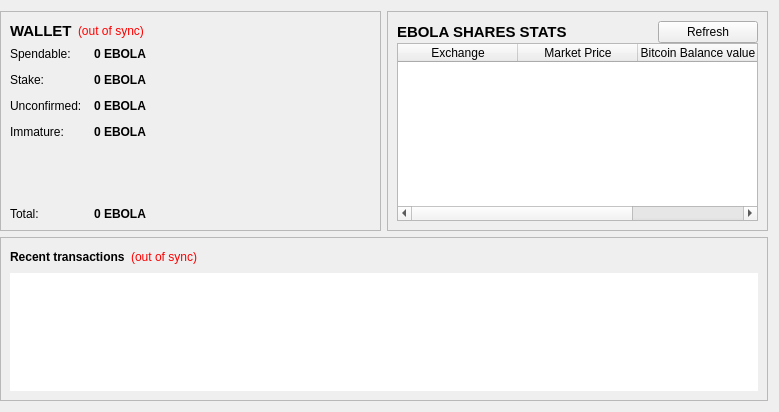
<?xml version="1.0" encoding="UTF-8"?>
<ui version="4.0">
 <class>OverviewPage</class>
 <widget class="QWidget" name="OverviewPage">
  <property name="geometry">
   <rect>
    <x>0</x>
    <y>0</y>
    <width>779</width>
    <height>412</height>
   </rect>
  </property>
  <property name="windowTitle">
   <string>Form</string>
  </property>
  <layout class="QGridLayout" name="gridLayout">
   <property name="leftMargin">
    <number>0</number>
   </property>
   <item row="0" column="0">
    <widget class="QFrame" name="walletContainer">
     <property name="sizePolicy">
      <sizepolicy hsizetype="Preferred" vsizetype="Maximum">
       <horstretch>0</horstretch>
       <verstretch>0</verstretch>
      </sizepolicy>
     </property>
     <property name="maximumSize">
      <size>
       <width>16777215</width>
       <height>220</height>
      </size>
     </property>
     <property name="frameShape">
      <enum>QFrame::StyledPanel</enum>
     </property>
     <property name="frameShadow">
      <enum>QFrame::Raised</enum>
     </property>
     <layout class="QVBoxLayout" name="verticalLayout_4">
      <item>
       <layout class="QHBoxLayout" name="walletHeader">
        <item>
         <widget class="QLabel" name="label_5">
          <property name="font">
           <font>
            <pointsize>11</pointsize>
            <weight>75</weight>
            <bold>true</bold>
           </font>
          </property>
          <property name="styleSheet">
           <string notr="true">background-color: transparent;</string>
          </property>
          <property name="text">
           <string>WALLET</string>
          </property>
         </widget>
        </item>
        <item>
         <widget class="QLabel" name="labelWalletStatus">
          <property name="toolTip">
           <string>The displayed information may be out of date. Your wallet automatically synchronizes with the ebolashares network after a connection is established, but this process has not completed yet.</string>
          </property>
          <property name="styleSheet">
           <string notr="true">QLabel { color: red;Background-color:transparent }</string>
          </property>
          <property name="text">
           <string notr="true">(out of sync)</string>
          </property>
          <property name="alignment">
           <set>Qt::AlignLeading|Qt::AlignLeft|Qt::AlignVCenter</set>
          </property>
         </widget>
        </item>
        <item>
         <spacer name="horizontalSpacer_2">
          <property name="orientation">
           <enum>Qt::Horizontal</enum>
          </property>
          <property name="sizeHint" stdset="0">
           <size>
            <width>40</width>
            <height>20</height>
           </size>
          </property>
         </spacer>
        </item>
       </layout>
      </item>
      <item>
       <layout class="QFormLayout" name="walletStatus">
        <property name="fieldGrowthPolicy">
         <enum>QFormLayout::AllNonFixedFieldsGrow</enum>
        </property>
        <property name="horizontalSpacing">
         <number>12</number>
        </property>
        <property name="verticalSpacing">
         <number>12</number>
        </property>
        <item row="0" column="0">
         <widget class="QLabel" name="label">
          <property name="styleSheet">
           <string notr="true">background-color: transparent;</string>
          </property>
          <property name="text">
           <string>Spendable:</string>
          </property>
         </widget>
        </item>
        <item row="0" column="1">
         <widget class="QLabel" name="labelBalance">
          <property name="font">
           <font>
            <weight>75</weight>
            <bold>true</bold>
           </font>
          </property>
          <property name="cursor">
           <cursorShape>IBeamCursor</cursorShape>
          </property>
          <property name="toolTip">
           <string>Your current spendable balance</string>
          </property>
          <property name="styleSheet">
           <string notr="true"/>
          </property>
          <property name="text">
           <string notr="true">0 EBOLA</string>
          </property>
          <property name="textInteractionFlags">
           <set>Qt::LinksAccessibleByMouse|Qt::TextSelectableByKeyboard|Qt::TextSelectableByMouse</set>
          </property>
         </widget>
        </item>
        <item row="1" column="0">
         <widget class="QLabel" name="label_6">
          <property name="styleSheet">
           <string notr="true">background-color: transparent;</string>
          </property>
          <property name="text">
           <string>Stake:</string>
          </property>
         </widget>
        </item>
        <item row="1" column="1">
         <widget class="QLabel" name="labelStake">
          <property name="font">
           <font>
            <weight>75</weight>
            <bold>true</bold>
           </font>
          </property>
          <property name="cursor">
           <cursorShape>IBeamCursor</cursorShape>
          </property>
          <property name="toolTip">
           <string>Total of coins that was staked, and do not yet count toward the current balance</string>
          </property>
          <property name="text">
           <string notr="true">0 EBOLA</string>
          </property>
          <property name="textInteractionFlags">
           <set>Qt::LinksAccessibleByMouse|Qt::TextSelectableByKeyboard|Qt::TextSelectableByMouse</set>
          </property>
         </widget>
        </item>
        <item row="2" column="0">
         <widget class="QLabel" name="label_3">
          <property name="styleSheet">
           <string notr="true">background-color: transparent;</string>
          </property>
          <property name="text">
           <string>Unconfirmed:</string>
          </property>
         </widget>
        </item>
        <item row="2" column="1">
         <widget class="QLabel" name="labelUnconfirmed">
          <property name="font">
           <font>
            <weight>75</weight>
            <bold>true</bold>
           </font>
          </property>
          <property name="cursor">
           <cursorShape>IBeamCursor</cursorShape>
          </property>
          <property name="toolTip">
           <string>Total of transactions that have yet to be confirmed, and do not yet count toward the current balance</string>
          </property>
          <property name="text">
           <string notr="true">0 EBOLA</string>
          </property>
          <property name="textInteractionFlags">
           <set>Qt::LinksAccessibleByMouse|Qt::TextSelectableByKeyboard|Qt::TextSelectableByMouse</set>
          </property>
         </widget>
        </item>
        <item row="3" column="0">
         <widget class="QLabel" name="labelImmatureText">
          <property name="styleSheet">
           <string notr="true">background-color: transparent;</string>
          </property>
          <property name="text">
           <string>Immature:</string>
          </property>
         </widget>
        </item>
        <item row="3" column="1">
         <widget class="QLabel" name="labelImmature">
          <property name="font">
           <font>
            <weight>75</weight>
            <bold>true</bold>
           </font>
          </property>
          <property name="toolTip">
           <string>Mined balance that has not yet matured</string>
          </property>
          <property name="text">
           <string notr="true">0 EBOLA</string>
          </property>
          <property name="textInteractionFlags">
           <set>Qt::LinksAccessibleByMouse|Qt::TextSelectableByKeyboard|Qt::TextSelectableByMouse</set>
          </property>
         </widget>
        </item>
        <item row="4" column="0">
         <spacer name="verticalSpacer">
          <property name="orientation">
           <enum>Qt::Vertical</enum>
          </property>
          <property name="sizeHint" stdset="0">
           <size>
            <width>20</width>
            <height>40</height>
           </size>
          </property>
         </spacer>
        </item>
        <item row="4" column="1">
         <spacer name="verticalSpacer_2">
          <property name="orientation">
           <enum>Qt::Vertical</enum>
          </property>
          <property name="sizeHint" stdset="0">
           <size>
            <width>20</width>
            <height>40</height>
           </size>
          </property>
         </spacer>
        </item>
        <item row="5" column="0">
         <widget class="QLabel" name="labelTotalText">
          <property name="styleSheet">
           <string notr="true">background-color: transparent;</string>
          </property>
          <property name="text">
           <string>Total:</string>
          </property>
         </widget>
        </item>
        <item row="5" column="1">
         <widget class="QLabel" name="labelTotal">
          <property name="font">
           <font>
            <weight>75</weight>
            <bold>true</bold>
           </font>
          </property>
          <property name="cursor">
           <cursorShape>IBeamCursor</cursorShape>
          </property>
          <property name="toolTip">
           <string>Your current total balance</string>
          </property>
          <property name="text">
           <string notr="true">0 EBOLA</string>
          </property>
          <property name="textInteractionFlags">
           <set>Qt::LinksAccessibleByMouse|Qt::TextSelectableByKeyboard|Qt::TextSelectableByMouse</set>
          </property>
         </widget>
        </item>
       </layout>
      </item>
     </layout>
    </widget>
   </item>
   <item row="0" column="1">
    <widget class="QFrame" name="hashTokenStatusContainer">
     <property name="sizePolicy">
      <sizepolicy hsizetype="Preferred" vsizetype="Fixed">
       <horstretch>0</horstretch>
       <verstretch>0</verstretch>
      </sizepolicy>
     </property>
     <property name="maximumSize">
      <size>
       <width>16777215</width>
       <height>220</height>
      </size>
     </property>
     <property name="frameShape">
      <enum>QFrame::StyledPanel</enum>
     </property>
     <property name="frameShadow">
      <enum>QFrame::Raised</enum>
     </property>
     <layout class="QVBoxLayout" name="verticalLayout_2">
      <property name="spacing">
       <number>0</number>
      </property>
      <item>
       <layout class="QHBoxLayout" name="hashTokenStatusHeader">
        <item>
         <widget class="QLabel" name="label_7">
          <property name="font">
           <font>
            <pointsize>11</pointsize>
            <weight>75</weight>
            <bold>true</bold>
           </font>
          </property>
          <property name="styleSheet">
           <string notr="true">background-color: transparent;</string>
          </property>
          <property name="text">
           <string>EBOLA SHARES STATS</string>
          </property>
          <property name="indent">
           <number>0</number>
          </property>
         </widget>
        </item>
        <item>
         <spacer name="horizontalSpacer_3">
          <property name="orientation">
           <enum>Qt::Horizontal</enum>
          </property>
          <property name="sizeHint" stdset="0">
           <size>
            <width>40</width>
            <height>20</height>
           </size>
          </property>
         </spacer>
        </item>
        <item>
         <widget class="QPushButton" name="btnRefreshMarket">
          <property name="sizePolicy">
           <sizepolicy hsizetype="Minimum" vsizetype="Maximum">
            <horstretch>0</horstretch>
            <verstretch>0</verstretch>
           </sizepolicy>
          </property>
          <property name="minimumSize">
           <size>
            <width>100</width>
            <height>0</height>
           </size>
          </property>
          <property name="text">
           <string>Refresh</string>
          </property>
         </widget>
        </item>
       </layout>
      </item>
      <item>
       <widget class="QTableWidget" name="marketsView">
        <property name="editTriggers">
         <set>QAbstractItemView::NoEditTriggers</set>
        </property>
        <property name="selectionMode">
         <enum>QAbstractItemView::SingleSelection</enum>
        </property>
        <property name="selectionBehavior">
         <enum>QAbstractItemView::SelectRows</enum>
        </property>
        <property name="showGrid">
         <bool>false</bool>
        </property>
        <property name="gridStyle">
         <enum>Qt::NoPen</enum>
        </property>
        <attribute name="horizontalHeaderDefaultSectionSize">
         <number>120</number>
        </attribute>
        <attribute name="horizontalHeaderHighlightSections">
         <bool>false</bool>
        </attribute>
        <attribute name="horizontalHeaderStretchLastSection">
         <bool>true</bool>
        </attribute>
        <attribute name="verticalHeaderVisible">
         <bool>false</bool>
        </attribute>
        <column>
         <property name="text">
          <string>Exchange</string>
         </property>
        </column>
        <column>
         <property name="text">
          <string>Market Price</string>
         </property>
        </column>
        <column>
         <property name="text">
          <string>Bitcoin Balance value</string>
         </property>
        </column>
       </widget>
      </item>
     </layout>
    </widget>
   </item>
   <item row="1" column="0" colspan="2">
    <widget class="QFrame" name="transactionContainer">
     <property name="frameShape">
      <enum>QFrame::StyledPanel</enum>
     </property>
     <property name="frameShadow">
      <enum>QFrame::Raised</enum>
     </property>
     <layout class="QVBoxLayout" name="verticalLayout">
      <item>
       <layout class="QHBoxLayout" name="recentTransactionsHeader">
        <item>
         <widget class="QLabel" name="label_4">
          <property name="styleSheet">
           <string notr="true">background-color: transparent;</string>
          </property>
          <property name="text">
           <string>&lt;b&gt;Recent transactions&lt;/b&gt;</string>
          </property>
         </widget>
        </item>
        <item>
         <widget class="QLabel" name="labelTransactionsStatus">
          <property name="toolTip">
           <string>The displayed information may be out of date. Your wallet automatically synchronizes with the ebolashares network after a connection is established, but this process has not completed yet.</string>
          </property>
          <property name="styleSheet">
           <string notr="true">QLabel { color: red;Background-color:transparent }</string>
          </property>
          <property name="text">
           <string notr="true">(out of sync)</string>
          </property>
          <property name="alignment">
           <set>Qt::AlignRight|Qt::AlignTrailing|Qt::AlignVCenter</set>
          </property>
         </widget>
        </item>
        <item>
         <spacer name="horizontalSpacer">
          <property name="orientation">
           <enum>Qt::Horizontal</enum>
          </property>
          <property name="sizeHint" stdset="0">
           <size>
            <width>40</width>
            <height>20</height>
           </size>
          </property>
         </spacer>
        </item>
       </layout>
      </item>
      <item>
       <widget class="QListView" name="listTransactions">
        <property name="frameShape">
         <enum>QFrame::NoFrame</enum>
        </property>
        <property name="horizontalScrollBarPolicy">
         <enum>Qt::ScrollBarAlwaysOff</enum>
        </property>
        <property name="editTriggers">
         <set>QAbstractItemView::NoEditTriggers</set>
        </property>
        <property name="selectionMode">
         <enum>QAbstractItemView::NoSelection</enum>
        </property>
       </widget>
      </item>
     </layout>
    </widget>
   </item>
  </layout>
 </widget>
 <resources/>
 <connections/>
</ui>
